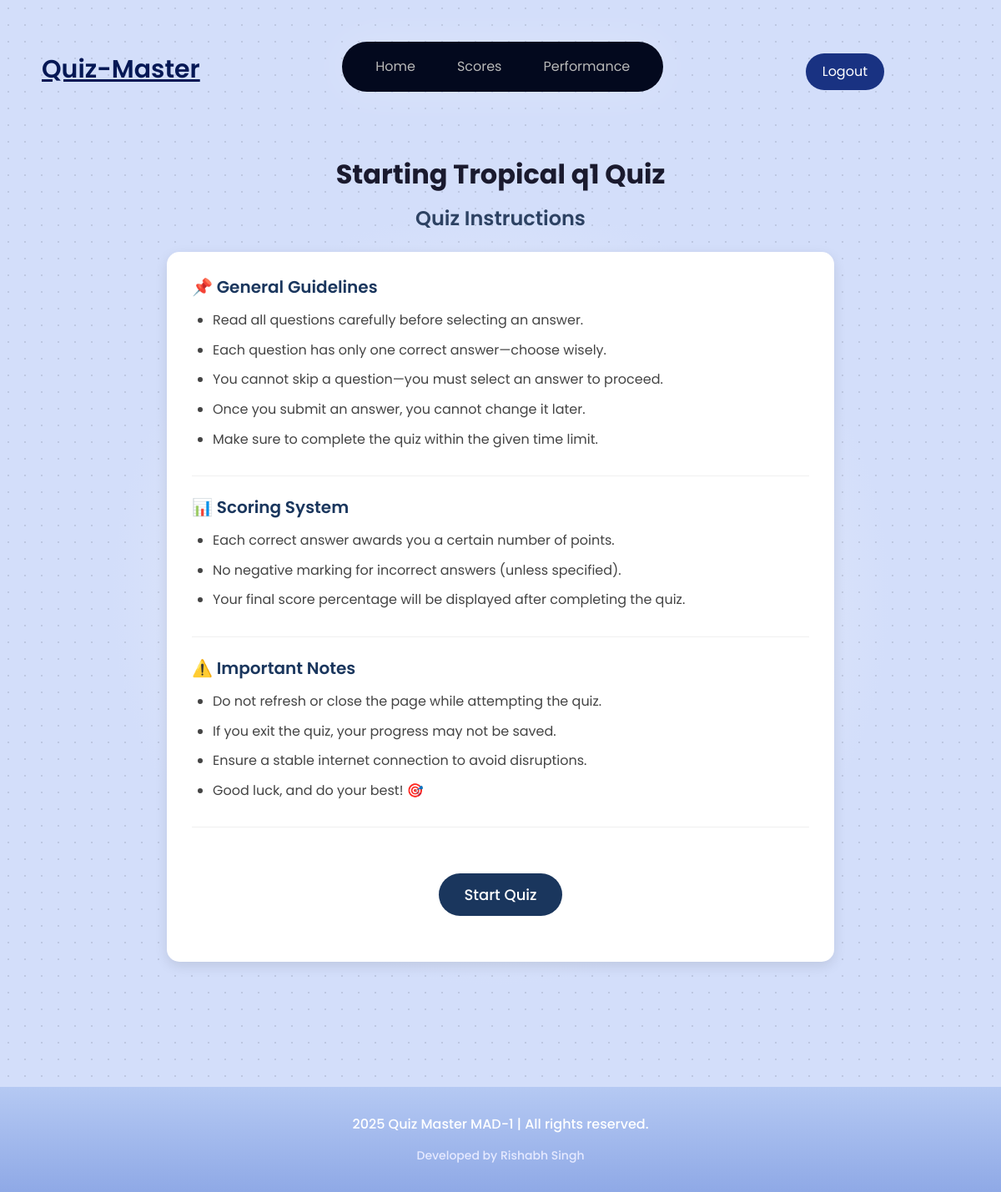
The page /student/start_quiz_prev/7 on the database as committed earlier.
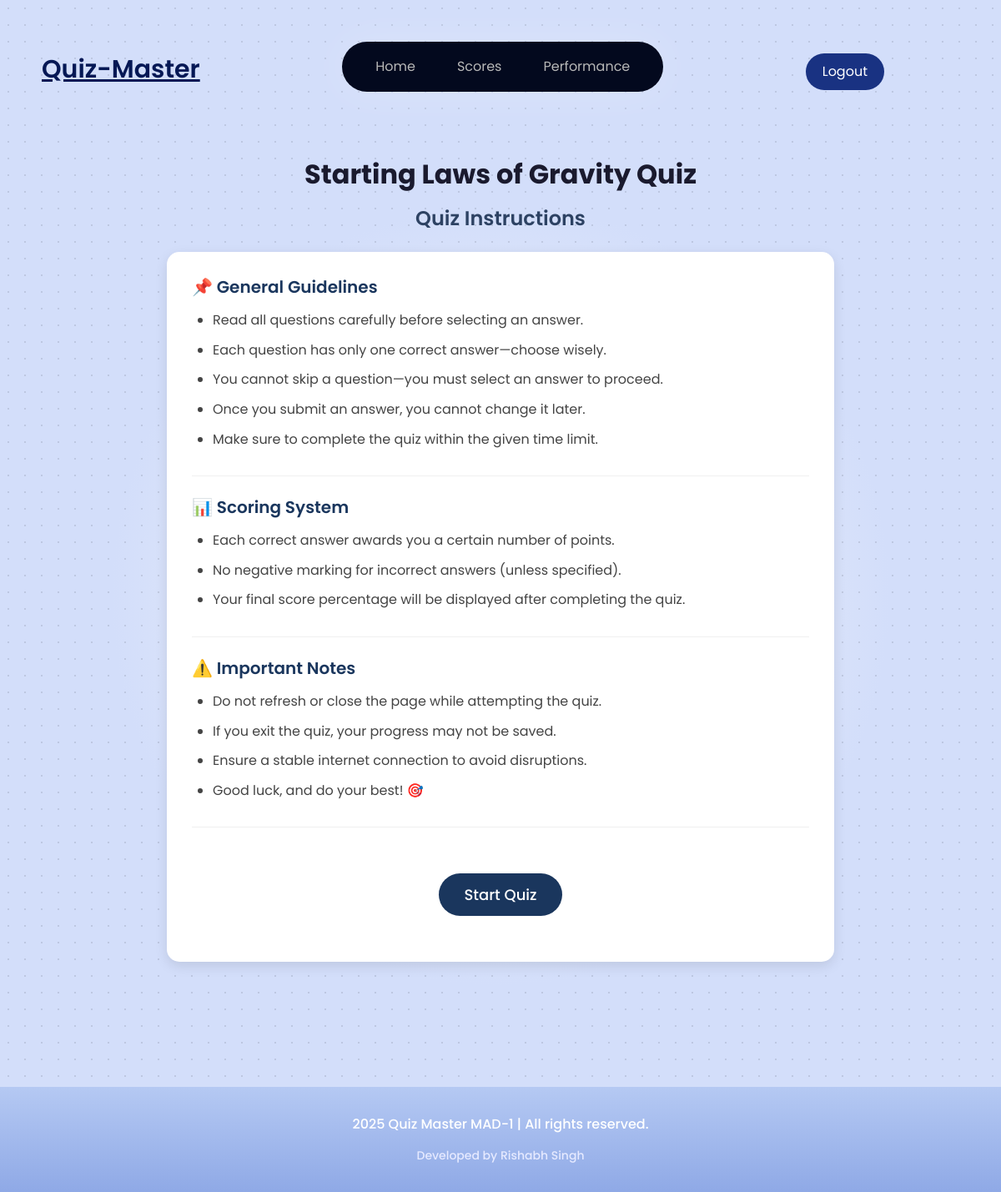
The same page on the database as committed later.
### models/models.py (models this page shows)
class Quiz(db.Model):
    __tablename__ = 'quizzes'
    id = db.Column(db.Integer, primary_key=True)
    subject_id = db.Column(db.Integer, db.ForeignKey('subjects.id'), nullable=False)
    chapter_id = db.Column(db.Integer, db.ForeignKey('chapters.id'), nullable=False)
    date_of_quiz = db.Column(db.Date, nullable=False)
    time_duration = db.Column(db.Integer, nullable=False)
    remarks = db.Column(db.Text, nullable=True)

### app.py (the view)
@app.route('/student/start_quiz_prev/<int:quiz_id>')
def start_quiz_prev(quiz_id):
    quiz = Quiz.query.get(quiz_id)
    questions = Question.query.filter_by(qz_id=quiz_id).all()
    quiz_questions_numbers = Question.query.filter_by(qz_id=quiz_id).count()
    subject_name = Subjects.query.get(quiz.subject_id).name
    chapter_name = Chapter.query.get(quiz.chapter_id).name
    return render_template('start_quiz_prev.html', quiz = quiz,quiz_questions_numbers=quiz_questions_numbers,questions=questions, subject_name= subject_name, chapter_name = chapter_name)

### templates/start_quiz_prev.html (shortened to what this page needs)
<!DOCTYPE html>
<html lang="en">
<head>
    <link rel="stylesheet" href="{{ url_for('static', filename='styles.css') }}">
</head>
<body class='page_look font_family_poppins'>
    {% include 'navbar_sd.html' %}
    <h2 class="quiz-heading">Starting {{ quiz.remarks }} Quiz</h2>
    <h3 class="instructions-heading">Quiz Instructions</h3>
    <div class="instructions-container">
        <div class="instruction-section">
            <h4>📌 General Guidelines</h4>
            <ul>
                <li>Read all questions carefully before selecting an answer.</li>
                <li>Each question has only one correct answer—choose wisely.</li>
                <li>You cannot skip a question—you must select an answer to proceed.</li>
                <li>Once you submit an answer, you cannot change it later.</li>
                <li>Make sure to complete the quiz within the given time limit.</li>
            </ul>
        </div>
        <div class="instruction-section">
            <h4>📊 Scoring System</h4>
            <ul>
                <li>Each correct answer awards you a certain number of points.</li>
                <li>No negative marking for incorrect answers (unless specified).</li>
                <li>Your final score percentage will be displayed after completing the quiz.</li>
            </ul>
        </div>
        <div class="instruction-section">
            <h4>⚠️ Important Notes</h4>
            <ul>
                <li>Do not refresh or close the page while attempting the quiz.</li>
                <li>If you exit the quiz, your progress may not be saved.</li>
                <li>Ensure a stable internet connection to avoid disruptions.</li>
                <li>Good luck, and do your best! 🎯</li>
            </ul>
        </div>
        <div class="btn-container">
            <a href="{{ url_for('quiz_attempt', quiz_id = quiz.id) }}">
                <button type="button" class="start-btn">Start Quiz</button>
            </a>
        </div>
    </div>
    {%include 'footer.html'%}
</body>
</html>

Rows that differ between the two databases and show on the page:
changed Quiz: remarks "Tropical q1" → "Laws of Gravity"
